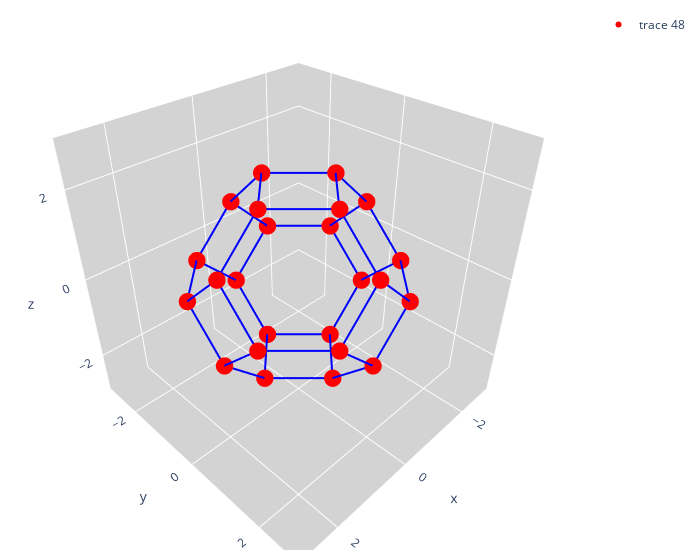

Notebook code for this chart:
### Code cell
import xml.etree.ElementTree as ET

class KelvinCell:
    def __init__(self, vertices, hex_faces):
        self.vertices = vertices
        self.hex_faces = hex_faces
        self.connectivity = self._generate_connectivity()

    def _generate_connectivity(self):
        connectivity = []
        for hexagon in self.hex_faces:
            for i in range(len(hexagon)):
                start_point = hexagon[i]
                end_point = hexagon[(i + 1) % len(hexagon)]
                connectivity.append((start_point, end_point))
        return connectivity

    def deform(self, deformation_matrix):
        # Apply deformation to vertices
        self.vertices = np.dot(self.vertices, deformation_matrix)

    def calculate_stiffness(self):
        # Placeholder: Implement stiffness calculation
        pass

    def to_xml(self, vertices_file, connectivity_file):
        # Export vertices to XML
        vertices_root = ET.Element("Vertices")
        for i, vertex in enumerate(self.vertices):
            ET.SubElement(vertices_root, "Vertex", id=str(i + 1),
                          x=str(vertex[0]), y=str(vertex[1]), z=str(vertex[2]))
        vertices_tree = ET.ElementTree(vertices_root)
        vertices_tree.write(vertices_file)

        # Export connectivity to XML
        connectivity_root = ET.Element("Connectivity")
        for i, (start, end) in enumerate(self.connectivity):
            ET.SubElement(connectivity_root, "Beam", point1=str(start + 1), point2=str(end + 1))
        connectivity_tree = ET.ElementTree(connectivity_root)
        connectivity_tree.write(connectivity_file)

    def visualize(self):
        fig = go.Figure()

        # Draw the beams (connectivity)
        for start, end in self.connectivity:
            x = [self.vertices[start][0], self.vertices[end][0]]
            y = [self.vertices[start][1], self.vertices[end][1]]
            z = [self.vertices[start][2], self.vertices[end][2]]

            fig.add_trace(go.Scatter3d(
                x=x, y=y, z=z,
                mode='lines',
                line=dict(color='blue', width=4),
                showlegend=False
            ))

        # Draw the vertices
        fig.add_trace(go.Scatter3d(
            x=self.vertices[:, 0], y=self.vertices[:, 1], z=self.vertices[:, 2],
            mode='markers',
            marker=dict(size=6, color='red')
        ))

        # Set the layout for better visualization
        fig.update_layout(scene=dict(
            xaxis=dict(nticks=4, range=[-3, 3], showbackground=True, backgroundcolor="lightgrey"),
            yaxis=dict(nticks=4, range=[-3, 3], showbackground=True, backgroundcolor="lightgrey"),
            zaxis=dict(nticks=4, range=[-3, 3], showbackground=True, backgroundcolor="lightgrey"),
        ),
        width=700,
        margin=dict(r=20, l=10, b=10, t=10))

        fig.show()


# Example usage
kc = KelvinCell(vertices, hex_faces)
kc.to_xml("origional_vertices.xml", "origional_connectivity.xml")

kc.visualize()

### Figure 1 — Plotly figure (JSON) as saved in the notebook; plotly's stock layout.template omitted (floating-point values rounded to 4 significant figures)
{"data": [{"line": {"color": "blue", "width": 4}, "mode": "lines", "showlegend": false, "type": "scatter3d", "x": [1, 2], "y": [0, 0], "z": [2, 1]}, {"line": {"color": "blue", "width": 4}, "mode": "lines", "showlegend": false, "type": "scatter3d", "x": [2, 2], "y": [0, 1], "z": [1, 0]}, {"line": {"color": "blue", "width": 4}, "mode": "lines", "showlegend": false, "type": "scatter3d", "x": [2, 1], "y": [1, 2], "z": [0, 0]}, {"line": {"color": "blue", "width": 4}, "mode": "lines", "showlegend": false, "type": "scatter3d", "x": [1, 0], "y": [2, 2], "z": [0, 1]}, {"line": {"color": "blue", "width": 4}, "mode": "lines", "showlegend": false, "type": "scatter3d", "x": [0, 0], "y": [2, 1], "z": [1, 2]}, {"line": {"color": "blue", "width": 4}, "mode": "lines", "showlegend": false, "type": "scatter3d", "x": [0, 1], "y": [1, 0], "z": [2, 2]}, {"line": {"color": "blue", "width": 4}, "mode": "lines", "showlegend": false, "type": "scatter3d", "x": [-2, -1], "y": [0, 0], "z": [1, 2]}, {"line": {"color": "blue", "width": 4}, "mode": "lines", "showlegend": false, "type": "scatter3d", "x": [-1, 0], "y": [0, 1], "z": [2, 2]}, {"line": {"color": "blue", "width": 4}, "mode": "lines", "showlegend": false, "type": "scatter3d", "x": [0, 0], "y": [1, 2], "z": [2, 1]}, {"line": {"color": "blue", "width": 4}, "mode": "lines", "showlegend": false, "type": "scatter3d", "x": [0, -1], "y": [2, 2], "z": [1, 0]}, {"line": {"color": "blue", "width": 4}, "mode": "lines", "showlegend": false, "type": "scatter3d", "x": [-1, -2], "y": [2, 1], "z": [0, 0]}, {"line": {"color": "blue", "width": 4}, "mode": "lines", "showlegend": false, "type": "scatter3d", "x": [-2, -2], "y": [1, 0], "z": [0, 1]}, {"line": {"color": "blue", "width": 4}, "mode": "lines", "showlegend": false, "type": "scatter3d", "x": [-1, 0], "y": [-2, -2], "z": [0, 1]}, {"line": {"color": "blue", "width": 4}, "mode": "lines", "showlegend": false, "type": "scatter3d", "x": [0, 0], "y": [-2, -1], "z": [1, 2]}, {"line": {"color": "blue", "width": 4}, "mode": "lines", "showlegend": false, "type": "scatter3d", "x": [0, -1], "y": [-1, 0], "z": [2, 2]}, {"line": {"color": "blue", "width": 4}, "mode": "lines", "showlegend": false, "type": "scatter3d", "x": [-1, -2], "y": [0, 0], "z": [2, 1]}, {"line": {"color": "blue", "width": 4}, "mode": "lines", "showlegend": false, "type": "scatter3d", "x": [-2, -2], "y": [0, -1], "z": [1, 0]}, {"line": {"color": "blue", "width": 4}, "mode": "lines", "showlegend": false, "type": "scatter3d", "x": [-2, -1], "y": [-1, -2], "z": [0, 0]}, {"line": {"color": "blue", "width": 4}, "mode": "lines", "showlegend": false, "type": "scatter3d", "x": [0, 1], "y": [-2, -2], "z": [1, 0]}, {"line": {"color": "blue", "width": 4}, "mode": "lines", "showlegend": false, "type": "scatter3d", "x": [1, 2], "y": [-2, -1], "z": [0, 0]}, {"line": {"color": "blue", "width": 4}, "mode": "lines", "showlegend": false, "type": "scatter3d", "x": [2, 2], "y": [-1, 0], "z": [0, 1]}, {"line": {"color": "blue", "width": 4}, "mode": "lines", "showlegend": false, "type": "scatter3d", "x": [2, 1], "y": [0, 0], "z": [1, 2]}, {"line": {"color": "blue", "width": 4}, "mode": "lines", "showlegend": false, "type": "scatter3d", "x": [1, 0], "y": [0, -1], "z": [2, 2]}, {"line": {"color": "blue", "width": 4}, "mode": "lines", "showlegend": false, "type": "scatter3d", "x": [0, 0], "y": [-1, -2], "z": [2, 1]}, {"line": {"color": "blue", "width": 4}, "mode": "lines", "showlegend": false, "type": "scatter3d", "x": [1, 2], "y": [0, 0], "z": [-2, -1]}, {"line": {"color": "blue", "width": 4}, "mode": "lines", "showlegend": false, "type": "scatter3d", "x": [2, 2], "y": [0, 1], "z": [-1, 0]}, {"line": {"color": "blue", "width": 4}, "mode": "lines", "showlegend": false, "type": "scatter3d", "x": [2, 1], "y": [1, 2], "z": [0, 0]}, {"line": {"color": "blue", "width": 4}, "mode": "lines", "showlegend": false, "type": "scatter3d", "x": [1, 0], "y": [2, 2], "z": [0, -1]}, {"line": {"color": "blue", "width": 4}, "mode": "lines", "showlegend": false, "type": "scatter3d", "x": [0, 0], "y": [2, 1], "z": [-1, -2]}, {"line": {"color": "blue", "width": 4}, "mode": "lines", "showlegend": false, "type": "scatter3d", "x": [0, 1], "y": [1, 0], "z": [-2, -2]}, {"line": {"color": "blue", "width": 4}, "mode": "lines", "showlegend": false, "type": "scatter3d", "x": [-2, -1], "y": [0, 0], "z": [-1, -2]}, {"line": {"color": "blue", "width": 4}, "mode": "lines", "showlegend": false, "type": "scatter3d", "x": [-1, 0], "y": [0, 1], "z": [-2, -2]}, {"line": {"color": "blue", "width": 4}, "mode": "lines", "showlegend": false, "type": "scatter3d", "x": [0, 0], "y": [1, 2], "z": [-2, -1]}, {"line": {"color": "blue", "width": 4}, "mode": "lines", "showlegend": false, "type": "scatter3d", "x": [0, -1], "y": [2, 2], "z": [-1, 0]}, {"line": {"color": "blue", "width": 4}, "mode": "lines", "showlegend": false, "type": "scatter3d", "x": [-1, -2], "y": [2, 1], "z": [0, 0]}, {"line": {"color": "blue", "width": 4}, "mode": "lines", "showlegend": false, "type": "scatter3d", "x": [-2, -2], "y": [1, 0], "z": [0, -1]}, {"line": {"color": "blue", "width": 4}, "mode": "lines", "showlegend": false, "type": "scatter3d", "x": [-1, 0], "y": [-2, -2], "z": [0, -1]}, {"line": {"color": "blue", "width": 4}, "mode": "lines", "showlegend": false, "type": "scatter3d", "x": [0, 0], "y": [-2, -1], "z": [-1, -2]}, {"line": {"color": "blue", "width": 4}, "mode": "lines", "showlegend": false, "type": "scatter3d", "x": [0, -1], "y": [-1, 0], "z": [-2, -2]}, {"line": {"color": "blue", "width": 4}, "mode": "lines", "showlegend": false, "type": "scatter3d", "x": [-1, -2], "y": [0, 0], "z": [-2, -1]}, {"line": {"color": "blue", "width": 4}, "mode": "lines", "showlegend": false, "type": "scatter3d", "x": [-2, -2], "y": [0, -1], "z": [-1, 0]}, {"line": {"color": "blue", "width": 4}, "mode": "lines", "showlegend": false, "type": "scatter3d", "x": [-2, -1], "y": [-1, -2], "z": [0, 0]}, {"line": {"color": "blue", "width": 4}, "mode": "lines", "showlegend": false, "type": "scatter3d", "x": [0, 1], "y": [-2, -2], "z": [-1, 0]}, {"line": {"color": "blue", "width": 4}, "mode": "lines", "showlegend": false, "type": "scatter3d", "x": [1, 2], "y": [-2, -1], "z": [0, 0]}, {"line": {"color": "blue", "width": 4}, "mode": "lines", "showlegend": false, "type": "scatter3d", "x": [2, 2], "y": [-1, 0], "z": [0, -1]}, {"line": {"color": "blue", "width": 4}, "mode": "lines", "showlegend": false, "type": "scatter3d", "x": [2, 1], "y": [0, 0], "z": [-1, -2]}, {"line": {"color": "blue", "width": 4}, "mode": "lines", "showlegend": false, "type": "scatter3d", "x": [1, 0], "y": [0, -1], "z": [-2, -2]}, {"line": {"color": "blue", "width": 4}, "mode": "lines", "showlegend": false, "type": "scatter3d", "x": [0, 0], "y": [-1, -2], "z": [-2, -1]}, {"marker": {"color": "red", "size": 6}, "mode": "markers", "type": "scatter3d", "x": [1, 0, -1, 0, 2, 2, 2, 2, 0, 1, 0, -1, 1, 0, -1, 0, -2, -2, -2, -2, 0, 1, 0, -1], "y": [0, 1, 0, -1, 1, 0, -1, 0, 2, 2, 2, 2, 0, 1, 0, -1, 1, 0, -1, 0, -2, -2, -2, -2], "z": [2, 2, 2, 2, 0, 1, 0, -1, 1, 0, -1, 0, -2, -2, -2, -2, 0, 1, 0, -1, 1, 0, -1, 0]}], "layout": {"margin": {"b": 10, "l": 10, "r": 20, "t": 10}, "scene": {"xaxis": {"backgroundcolor": "lightgrey", "nticks": 4, "range": [-3, 3], "showbackground": true}, "yaxis": {"backgroundcolor": "lightgrey", "nticks": 4, "range": [-3, 3], "showbackground": true}, "zaxis": {"backgroundcolor": "lightgrey", "nticks": 4, "range": [-3, 3], "showbackground": true}}, "width": 700}}
